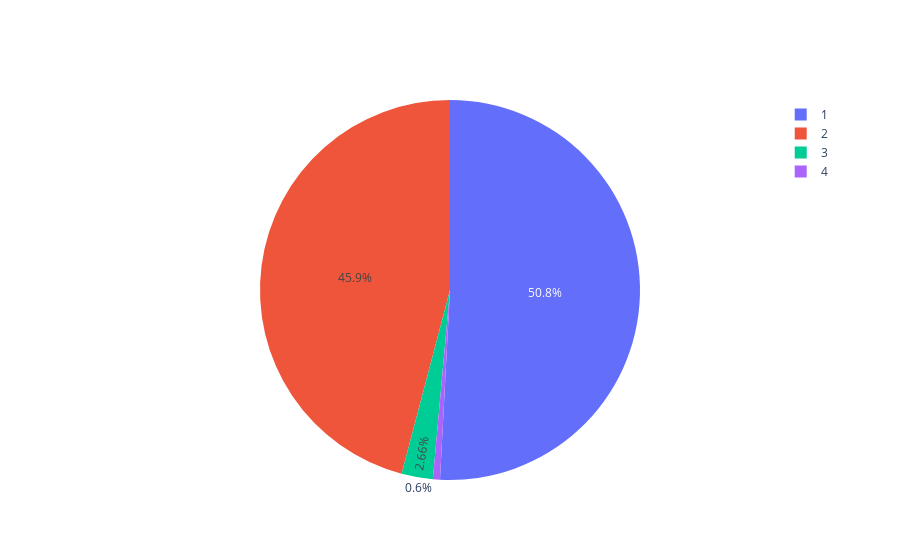

Notebook code for this chart:
### Markdown cell above
### 2.6. Банковские продукты. <a id='102105'></a>

### Code cell
prod = df['products'].value_counts()
name_prod = ['1', '2', '3', '4']
fig3 = go.Figure(data=[go.Pie(labels=name_prod, values=prod)])
fig3.show()

### Figure 1 — Plotly figure (JSON) as saved in the notebook; plotly's stock layout.template omitted (floating-point values rounded to 4 significant figures)
{"data": [{"labels": ["1", "2", "3", "4"], "type": "pie", "values": [5084, 4590, 266, 60]}], "layout": {}}
